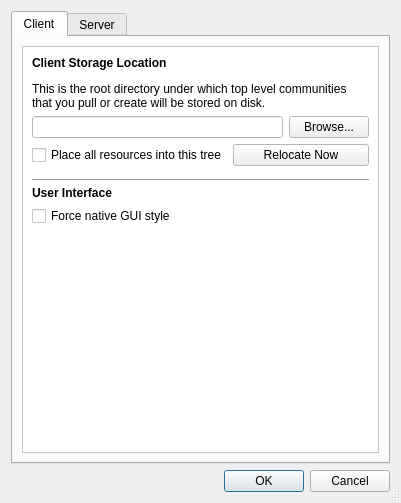
<?xml version="1.0" encoding="UTF-8"?>
<ui version="4.0">
 <class>PreferencesDialog</class>
 <widget class="QDialog" name="PreferencesDialog">
  <property name="geometry">
   <rect>
    <x>0</x>
    <y>0</y>
    <width>401</width>
    <height>503</height>
   </rect>
  </property>
  <property name="sizePolicy">
   <sizepolicy hsizetype="MinimumExpanding" vsizetype="MinimumExpanding">
    <horstretch>0</horstretch>
    <verstretch>0</verstretch>
   </sizepolicy>
  </property>
  <property name="windowTitle">
   <string>Preferences</string>
  </property>
  <property name="windowIcon">
   <iconset>
    <normaloff>:/icons/MIDAS_Desktop_Icon.png</normaloff>:/icons/MIDAS_Desktop_Icon.png</iconset>
  </property>
  <property name="sizeGripEnabled">
   <bool>true</bool>
  </property>
  <property name="modal">
   <bool>true</bool>
  </property>
  <layout class="QVBoxLayout" name="verticalLayout">
   <item>
    <widget class="QTabWidget" name="m_TabWidget">
     <property name="currentIndex">
      <number>0</number>
     </property>
     <widget class="QWidget" name="m_ClientTab">
      <attribute name="title">
       <string>Client</string>
      </attribute>
      <layout class="QVBoxLayout" name="verticalLayout_4">
       <item>
        <widget class="QScrollArea" name="scrollArea_2">
         <property name="palette">
          <palette>
           <active>
            <colorrole role="Base">
             <brush brushstyle="SolidPattern">
              <color alpha="255">
               <red>255</red>
               <green>255</green>
               <blue>255</blue>
              </color>
             </brush>
            </colorrole>
            <colorrole role="Window">
             <brush brushstyle="SolidPattern">
              <color alpha="255">
               <red>255</red>
               <green>255</green>
               <blue>255</blue>
              </color>
             </brush>
            </colorrole>
           </active>
           <inactive>
            <colorrole role="Base">
             <brush brushstyle="SolidPattern">
              <color alpha="255">
               <red>255</red>
               <green>255</green>
               <blue>255</blue>
              </color>
             </brush>
            </colorrole>
            <colorrole role="Window">
             <brush brushstyle="SolidPattern">
              <color alpha="255">
               <red>255</red>
               <green>255</green>
               <blue>255</blue>
              </color>
             </brush>
            </colorrole>
           </inactive>
           <disabled>
            <colorrole role="Base">
             <brush brushstyle="SolidPattern">
              <color alpha="255">
               <red>255</red>
               <green>255</green>
               <blue>255</blue>
              </color>
             </brush>
            </colorrole>
            <colorrole role="Window">
             <brush brushstyle="SolidPattern">
              <color alpha="255">
               <red>255</red>
               <green>255</green>
               <blue>255</blue>
              </color>
             </brush>
            </colorrole>
           </disabled>
          </palette>
         </property>
         <property name="widgetResizable">
          <bool>true</bool>
         </property>
         <widget class="QWidget" name="scrollAreaWidgetContents_2">
          <property name="geometry">
           <rect>
            <x>0</x>
            <y>0</y>
            <width>357</width>
            <height>410</height>
           </rect>
          </property>
          <layout class="QVBoxLayout" name="verticalLayout_6">
           <item>
            <widget class="QLabel" name="m_WorkingDirLabel">
             <property name="text">
              <string>&lt;b&gt;Client Storage Location&lt;/b&gt;&lt;p&gt;This is the root directory under which top level communities that you pull or create will be stored on disk.&lt;/p&gt;</string>
             </property>
             <property name="wordWrap">
              <bool>true</bool>
             </property>
            </widget>
           </item>
           <item>
            <layout class="QHBoxLayout" name="horizontalLayout_2">
             <item>
              <widget class="QLineEdit" name="m_WorkingDirEdit"/>
             </item>
             <item>
              <widget class="QPushButton" name="m_WorkingDirBrowseButton">
               <property name="toolTip">
                <string>Browse...</string>
               </property>
               <property name="text">
                <string>Browse...</string>
               </property>
              </widget>
             </item>
            </layout>
           </item>
           <item>
            <layout class="QHBoxLayout" name="horizontalLayout_4">
             <item>
              <widget class="QCheckBox" name="m_CopyResourcesCheckbox">
               <property name="text">
                <string>Place all resources into this tree</string>
               </property>
              </widget>
             </item>
             <item>
              <widget class="QPushButton" name="m_CopyNowButton">
               <property name="toolTip">
                <string>Move or copy all local data to the new location on disk specified above</string>
               </property>
               <property name="text">
                <string>Relocate Now</string>
               </property>
              </widget>
             </item>
            </layout>
           </item>
           <item>
            <widget class="QLabel" name="m_UiLabel">
             <property name="text">
              <string>&lt;hr&gt;&lt;b&gt;User Interface&lt;/b&gt;</string>
             </property>
            </widget>
           </item>
           <item>
            <widget class="QCheckBox" name="m_GuiStyleCheckbox">
             <property name="text">
              <string>Force native GUI style</string>
             </property>
            </widget>
           </item>
           <item>
            <spacer name="verticalSpacer_3">
             <property name="orientation">
              <enum>Qt::Vertical</enum>
             </property>
             <property name="sizeHint" stdset="0">
              <size>
               <width>20</width>
               <height>40</height>
              </size>
             </property>
            </spacer>
           </item>
          </layout>
         </widget>
        </widget>
       </item>
      </layout>
     </widget>
     <widget class="QWidget" name="m_ServerTab">
      <attribute name="title">
       <string>Server</string>
      </attribute>
      <layout class="QVBoxLayout" name="verticalLayout_2">
       <item>
        <widget class="QScrollArea" name="scrollArea">
         <property name="palette">
          <palette>
           <active>
            <colorrole role="Base">
             <brush brushstyle="SolidPattern">
              <color alpha="255">
               <red>255</red>
               <green>255</green>
               <blue>255</blue>
              </color>
             </brush>
            </colorrole>
            <colorrole role="Window">
             <brush brushstyle="SolidPattern">
              <color alpha="255">
               <red>255</red>
               <green>255</green>
               <blue>255</blue>
              </color>
             </brush>
            </colorrole>
           </active>
           <inactive>
            <colorrole role="Base">
             <brush brushstyle="SolidPattern">
              <color alpha="255">
               <red>255</red>
               <green>255</green>
               <blue>255</blue>
              </color>
             </brush>
            </colorrole>
            <colorrole role="Window">
             <brush brushstyle="SolidPattern">
              <color alpha="255">
               <red>255</red>
               <green>255</green>
               <blue>255</blue>
              </color>
             </brush>
            </colorrole>
           </inactive>
           <disabled>
            <colorrole role="Base">
             <brush brushstyle="SolidPattern">
              <color alpha="255">
               <red>255</red>
               <green>255</green>
               <blue>255</blue>
              </color>
             </brush>
            </colorrole>
            <colorrole role="Window">
             <brush brushstyle="SolidPattern">
              <color alpha="255">
               <red>255</red>
               <green>255</green>
               <blue>255</blue>
              </color>
             </brush>
            </colorrole>
           </disabled>
          </palette>
         </property>
         <property name="widgetResizable">
          <bool>true</bool>
         </property>
         <widget class="QWidget" name="scrollAreaWidgetContents">
          <property name="geometry">
           <rect>
            <x>0</x>
            <y>0</y>
            <width>357</width>
            <height>410</height>
           </rect>
          </property>
          <layout class="QVBoxLayout" name="verticalLayout_5">
           <item>
            <widget class="QLabel" name="label">
             <property name="text">
              <string>&lt;b&gt;Auto-Refresh&lt;/b&gt;
&lt;p&gt;Choose when and how often you want MIDASDesktop to automatically check the MIDAS server for updates.&lt;/p&gt;</string>
             </property>
             <property name="wordWrap">
              <bool>true</bool>
             </property>
            </widget>
           </item>
           <item>
            <layout class="QHBoxLayout" name="horizontalLayout_3">
             <item>
              <widget class="QComboBox" name="m_SettingComboBox">
               <item>
                <property name="text">
                 <string>Auto-Refresh When Minimized To Tray</string>
                </property>
               </item>
               <item>
                <property name="text">
                 <string>Always Auto-Refresh</string>
                </property>
               </item>
               <item>
                <property name="text">
                 <string>Never Auto-Refresh</string>
                </property>
               </item>
              </widget>
             </item>
             <item>
              <spacer name="horizontalSpacer">
               <property name="orientation">
                <enum>Qt::Horizontal</enum>
               </property>
               <property name="sizeHint" stdset="0">
                <size>
                 <width>40</width>
                 <height>20</height>
                </size>
               </property>
              </spacer>
             </item>
            </layout>
           </item>
           <item>
            <layout class="QHBoxLayout" name="horizontalLayout">
             <item>
              <widget class="QLabel" name="m_RefreshLabel1">
               <property name="enabled">
                <bool>false</bool>
               </property>
               <property name="sizePolicy">
                <sizepolicy hsizetype="Fixed" vsizetype="Preferred">
                 <horstretch>0</horstretch>
                 <verstretch>0</verstretch>
                </sizepolicy>
               </property>
               <property name="text">
                <string>Refresh Every</string>
               </property>
               <property name="scaledContents">
                <bool>false</bool>
               </property>
               <property name="alignment">
                <set>Qt::AlignLeading|Qt::AlignLeft|Qt::AlignVCenter</set>
               </property>
              </widget>
             </item>
             <item>
              <widget class="QSpinBox" name="m_TimeSpinBox">
               <property name="enabled">
                <bool>false</bool>
               </property>
               <property name="minimum">
                <number>1</number>
               </property>
               <property name="maximum">
                <number>120</number>
               </property>
               <property name="value">
                <number>5</number>
               </property>
              </widget>
             </item>
             <item>
              <widget class="QLabel" name="m_RefreshLabel2">
               <property name="enabled">
                <bool>false</bool>
               </property>
               <property name="text">
                <string>Minutes</string>
               </property>
              </widget>
             </item>
            </layout>
           </item>
           <item>
            <spacer name="verticalSpacer">
             <property name="orientation">
              <enum>Qt::Vertical</enum>
             </property>
             <property name="sizeHint" stdset="0">
              <size>
               <width>20</width>
               <height>40</height>
              </size>
             </property>
            </spacer>
           </item>
          </layout>
         </widget>
        </widget>
       </item>
      </layout>
     </widget>
    </widget>
   </item>
   <item>
    <widget class="QDialogButtonBox" name="buttonBox">
     <property name="standardButtons">
      <set>QDialogButtonBox::Cancel|QDialogButtonBox::Ok</set>
     </property>
    </widget>
   </item>
  </layout>
 </widget>
 <resources>
  <include location="../MIDASDesktopIcons.qrc"/>
  <include location="../MIDASDesktopIcons.qrc"/>
 </resources>
 <connections>
  <connection>
   <sender>buttonBox</sender>
   <signal>accepted()</signal>
   <receiver>PreferencesDialog</receiver>
   <slot>accept()</slot>
   <hints>
    <hint type="sourcelabel">
     <x>117</x>
     <y>159</y>
    </hint>
    <hint type="destinationlabel">
     <x>40</x>
     <y>-21</y>
    </hint>
   </hints>
  </connection>
  <connection>
   <sender>buttonBox</sender>
   <signal>rejected()</signal>
   <receiver>PreferencesDialog</receiver>
   <slot>reject()</slot>
   <hints>
    <hint type="sourcelabel">
     <x>186</x>
     <y>160</y>
    </hint>
    <hint type="destinationlabel">
     <x>168</x>
     <y>-20</y>
    </hint>
   </hints>
  </connection>
 </connections>
</ui>
